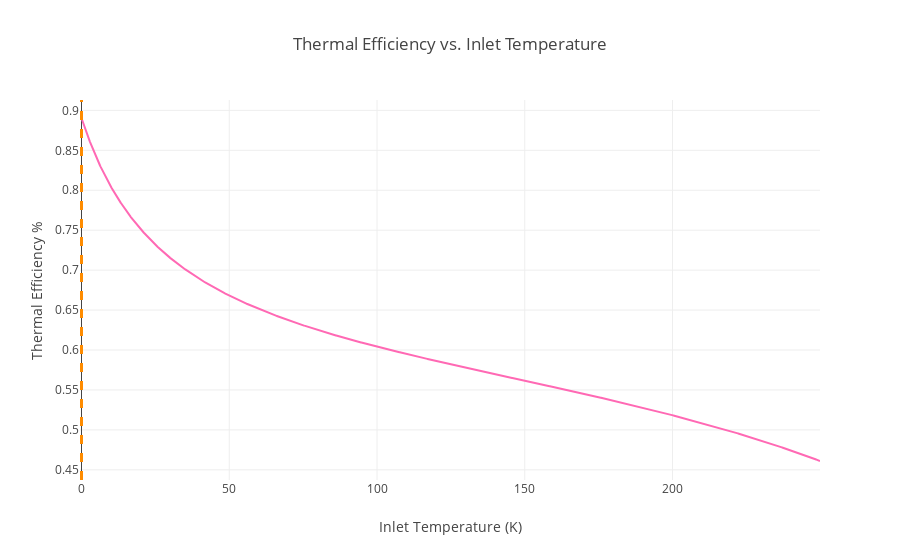

This figure's notebook cell:
### Code cell
def get_efficiency_vary_T1(T1):
    turbo = turbojet_engine()
    turbo.T1 = T1
    turbo.cycle_analysis()
    turbo.perform_analysis()
    return turbo.eta_th

#Calculate Efficiency varying Max Temp
T1_arr = np.arange(start = 0, stop = 250, step = 0.1)
eta_th_arr = np.array([])
for i in range(len(T1_arr)):
    eta_th_arr = np.append(eta_th_arr, get_efficiency_vary_T1(T1_arr[i]))
    
#Graph it
fig = go.Figure()
fig.add_trace(go.Scatter(
    x=T1_arr,
    y=eta_th_arr,
    marker_color='hotpink',
    name='Efficiency (%)'
))

fig.add_vline(x=T1_arr[np.argmax(eta_th_arr)], line_width=3, line_dash="dash", line_color="darkorange")

fig.update_layout(
    title_text = 'Thermal Efficiency vs. Inlet Temperature',
    template=mode,
    xaxis_title = 'Inlet Temperature (K)',
    yaxis_title = 'Thermal Efficiency %'
)

fig.show()

### Figure 1 — Plotly figure (JSON) as saved in the notebook; plotly's stock layout.template omitted (floating-point values rounded to 4 significant figures; data arrays with more than 128 entries replaced by an {"elided": "..."} marker saying what was removed)
{"data": [{"marker": {"color": "hotpink"}, "name": "Efficiency (%)", "type": "scatter", "x": {"elided": "2500 float values"}, "y": {"elided": "2500 float values"}}], "layout": {"shapes": [{"line": {"color": "darkorange", "dash": "dash", "width": 3}, "type": "line", "x0": 0, "x1": 0, "xref": "x", "y0": 0, "y1": 1, "yref": "y domain"}], "title": {"text": "Thermal Efficiency vs. Inlet Temperature"}, "xaxis": {"title": {"text": "Inlet Temperature (K)"}}, "yaxis": {"title": {"text": "Thermal Efficiency %"}}}}
